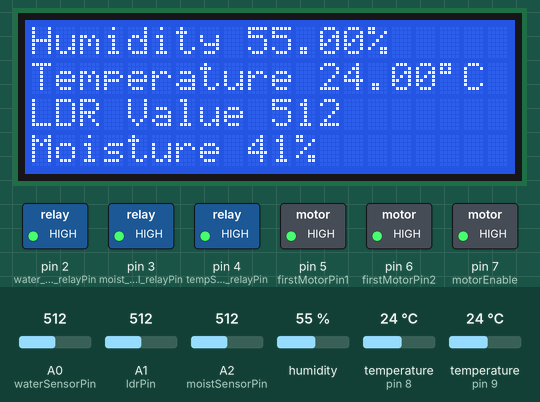
Bench run of a sketch on a simulated Arduino Uno, built with avr-gcc and run on an emulated ATmega328P. On the bench: 20×4 character LCD, switched loads named in the sketch (green lamp = pin HIGH). The test bench sets the inputs (shaded band); at power-on: temperature (sensors on pin 8, pin 9) 24 °C, A1 (ldrPin) = 512, A2 (moistSensorPin) = 512, A0 (waterSensorPin) = 512, humidity 55 %. The modem accepts every AT command (registered, SIM ready, sends succeed) and sends nothing else; what the sketch prints to the serial monitor is not drawn.

Above: at 5.8 s.
5.9 s: temperature (sensor on pin 8) set to 1 °C
At 7.5 s:
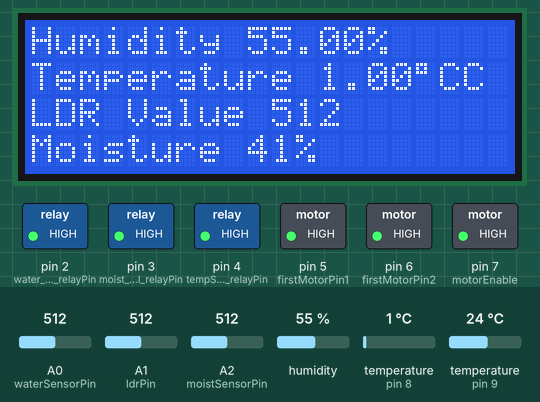
8.6 s: A1 (ldrPin) set to 111
At 12.2 s:
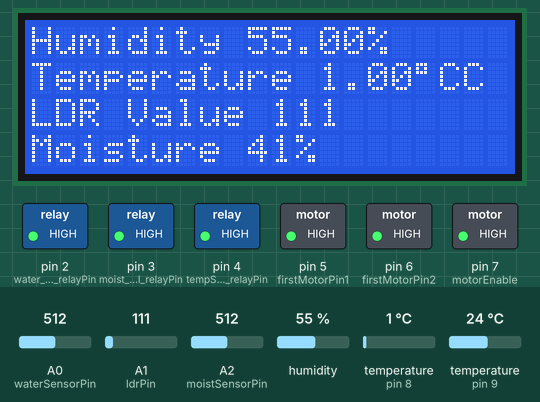
12.5 s: A1 (ldrPin) set to 93
At 14.8 s:
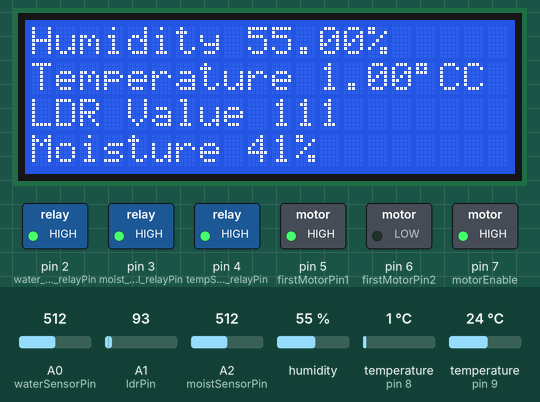
18.6 s: A2 (moistSensorPin) set to 568
At 20.3 s:
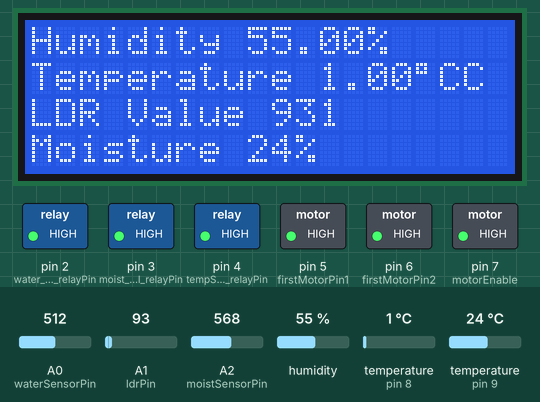
21.3 s: A2 (moistSensorPin) set to 601
At 24.9 s:
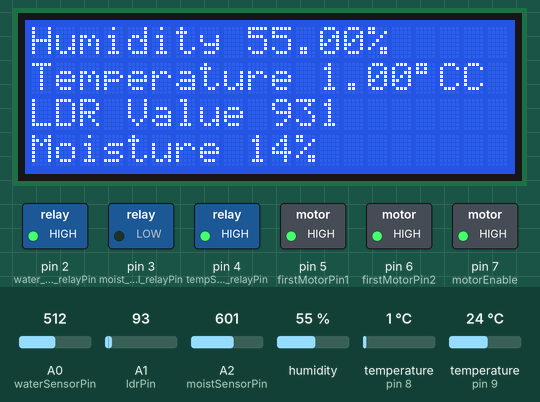
25.2 s: temperature (sensor on pin 9) set to 34.4 °C
26.8 s: temperature (sensor on pin 9) set to 35.7 °C
At 27.9 s:
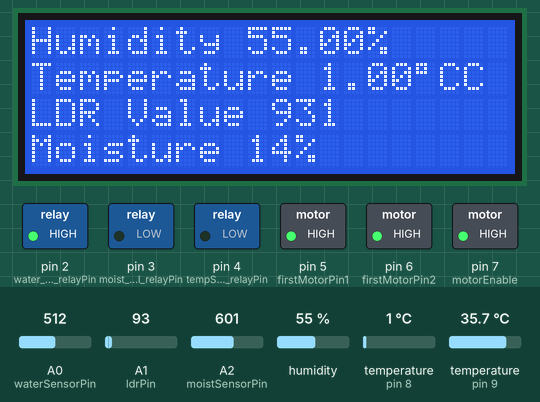
Timing chart, 0 to 29.8 s (numbered marks = the images above; inputs shaded):
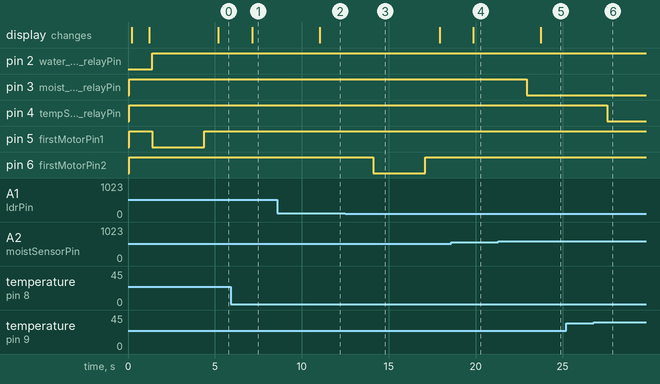

The sketch:

sketch_may24i.ino
```cpp
#include <DHT.h>                //DHT Library
#include <LiquidCrystal_I2C.h>  //Libraries
#include <Wire.h>
#include <OneWire.h>  //DS18B20 Library
#include <DallasTemperature.h>

#include <SoftwareSerial.h>
#define RX 10
#define TX 11
String AP = "ZN";                 // AP NAME
String PASS = "zanar123";         // AP PASSWORD
String API = "AXG6EOLR9UR9D9LF";  // Write API KEY
String HOST = "api.thingspeak.com";
String PORT = "80";
String field = "field1";
int countTrueCommand;
int countTimeCommand;
boolean found = false;
int valSensor = 1;
SoftwareSerial esp8266(RX, TX);


#define DHTPIN 8
#define DHTTYPE DHT22
DHT dht(DHTPIN, DHTTYPE);


// Data wire is plugged into digital pin 9 on the Arduino
#define ONE_WIRE_BUS 9


LiquidCrystal_I2C lcd(0x27, 20, 4);  //LCD Display Configuration


const int waterSensorPin = A0;
const int moistSensorPin = A2;
const int water_level_relayPin = 2;
const int moist_level_relayPin = 3;
const int tempSens_relayPin = 4;

const int ldrPin = A1;        // LDR sensor connected to analog pin A1
const int firstMotorPin1 = 5;  // First Motor control pin connected to digital pin 2
const int firstMotorPin2 = 6;
const int motorEnable = 7;           // Second Motor control pin connected to digital pin 3
const int onThreshold = 400;         // Threshold value to turn on the Motor
const int offThreshold = 100;        // Threshold value to turn off the Motor
const int firstMotorOnTime = 3000;   // Time (in milliseconds) to keep the first Motor on
const int secondMotorOnTime = 3000;  // Time (in milliseconds) to keep the second Motor on

bool isFirstMotorOn = false;  // Track the status of the first Motor


const int waterThreshold = 300;
const int moistDry = 645;  // value for dry sensor
const int moistWet = 320;  // value for wet sensor

// Setup a oneWire instance to communicate with any OneWire device
OneWire oneWire(ONE_WIRE_BUS);
// Pass oneWire reference to DallasTemperature library
DallasTemperature sensors(&oneWire);


bool tempconditionMet = false;
unsigned long startTime = 0;
const unsigned long relayDuration = 120000;  // 2 minutes in milliseconds


void setup() {

  Serial.begin(9600);
  esp8266.begin(115200);
  sendCommand("AT", 5, "OK");
  sendCommand("AT+CWMODE=1", 5, "OK");
  sendCommand("AT+CWJAP=\"" + AP + "\",\"" + PASS + "\"", 20, "OK");
  dht.begin();

  pinMode(waterSensorPin, INPUT);

  sensors.begin();  // Start up the library
  pinMode(water_level_relayPin, OUTPUT);
  digitalWrite(water_level_relayPin, LOW);

  pinMode(moist_level_relayPin, OUTPUT);
  digitalWrite(moist_level_relayPin, HIGH);

  pinMode(tempSens_relayPin, OUTPUT);
  digitalWrite(tempSens_relayPin, HIGH);


  pinMode(firstMotorPin1, OUTPUT);  // Set first Motor pin as output
  pinMode(firstMotorPin2, OUTPUT);
  pinMode(motorEnable, OUTPUT);        // Set second Motor pin as output
  digitalWrite(firstMotorPin1, HIGH);   // Initially turn off the first Motor
  digitalWrite(firstMotorPin2, HIGH);  // Initially turn off the second Motor
  Serial.begin(9600);                  // Initialize serial communication (for debugging, if needed)
  analogWrite(motorEnable, 130);

  lcd.init();
  lcd.backlight();
  lcd.begin(20, 4);
  lcd.setCursor(1, 0);
  lcd.print("Rooftop Greenhouse");
  lcd.setCursor(7, 1);
  lcd.print("System");
  delay(1000);
  lcd.clear();
}

void loop() {

  valSensor = getSensorData();
  String getData = "GET /update?api_key=" + API + "&" + field + "=" + String(valSensor);
  sendCommand("AT+CIPMUX=1", 5, "OK");
  sendCommand("AT+CIPSTART=0,\"TCP\",\"" + HOST + "\"," + PORT, 15, "OK");
  sendCommand("AT+CIPSEND=0," + String(getData.length() + 4), 4, ">");
  esp8266.println(getData);

  countTrueCommand++;
  sendCommand("AT+CIPCLOSE=0", 5, "OK");


  int waterLevel = analogRead(waterSensorPin);

  static unsigned long lastOffTime = 0;
  unsigned long currentTime = millis();
  unsigned long delayTime = 60000;  // Delay in milliseconds (e.g., 60000 = 1 minute)

  if (waterLevel > waterThreshold) {
    digitalWrite(water_level_relayPin, HIGH);
    lastOffTime = currentTime;  // Update the lastOffTime variable
  } else {
    // Check if enough time has passed since the relay was turned off
    if (digitalRead(water_level_relayPin) == HIGH && currentTime - lastOffTime >= delayTime) {
      digitalWrite(water_level_relayPin, LOW);
    }
  }
  /*Serial.print("water level: ");
  Serial.println(waterLevel); */

  float humidity = dht.readHumidity();
  float temperature = dht.readTemperature();


  int moistsensorVal = analogRead(moistSensorPin);
  int percentageMoist = map(moistsensorVal, moistWet, moistDry, 100, 0);

  if (percentageMoist < 20) {

    digitalWrite(moist_level_relayPin, LOW);
  }
  if (percentageMoist >= 80) {
    digitalWrite(moist_level_relayPin, HIGH);
  }

  int ldrValue = analogRead(ldrPin);  // Read the LDR sensor value

  if (ldrValue > onThreshold && !isFirstMotorOn)

  {
    digitalWrite(firstMotorPin1, LOW);   // Turn on the first Motor
    delay(firstMotorOnTime);            // Keep the first Motor on for the specified time
    digitalWrite(firstMotorPin1, HIGH);  // Turn off the first Motor
    isFirstMotorOn = true;              // Set the flag to indicate that the first Motor is turned on
  }

  if (ldrValue < offThreshold && isFirstMotorOn)

  {
    digitalWrite(firstMotorPin2, LOW);   // Turn on the second Motor
    delay(secondMotorOnTime);            // Keep the second Motor on for the specified time
    digitalWrite(firstMotorPin2, HIGH);  // Turn off the second Motor
    isFirstMotorOn = false;              // Reset the flag since the second Motor is turned on
  }


  //Serial.println(ldrValue);


  // Send the command to get temperatures
  sensors.requestTemperatures();

  // Read the temperature in Celsius
  float Floor_temperatureValue = sensors.getTempCByIndex(0);

  // Print the temperature value
  /*Serial.println("Temperature: ");
  Serial.print(Floor_temperatureValue);
  Serial.print((char)176);  // Show degrees character
  Serial.println("C  |  "); */

  if (Floor_temperatureValue > 35)  // 35 needs to be changed.
  {
    // Check if the relay needs to be turned on
    if (startTime == 0) {
      // Turn on the relay
      digitalWrite(tempSens_relayPin, LOW);
      startTime = millis();  // Start the timer
    }

    // Check if the relay duration has passed
    else if (millis() - startTime >= relayDuration) {
      // Turn off the relay
      digitalWrite(tempSens_relayPin, HIGH);

      // Reset the condition and start time
      tempconditionMet = false;
      startTime = 0;
    }
  }

  lcd.setCursor(0, 0);
  lcd.print("Humidity ");
  lcd.print(humidity);
  lcd.print("%");

  lcd.setCursor(0, 1);
  lcd.print("Temperature ");
  lcd.print(temperature);
  lcd.print((char)223);
  lcd.print("C");

  lcd.setCursor(0, 2);
  lcd.print("LDR Value ");
  lcd.print(ldrValue);

  lcd.setCursor(0, 3);
  lcd.print("Moisture ");
  lcd.print(percentageMoist);
  lcd.print("%");
  /*
  lcd.setCursor(3, 8);
  lcd.print("T");
  lcd.print(Floor_temperatureValue);


  //lcd.setCursor(0, 1);
  //lcd.print("Soil_Moist:");
  // lcd.print(percentageMoist);
*/


  delay(1000);
}
int getSensorData() {
  float humidity = dht.readHumidity();
  return humidity;
}


void sendCommand(String command, int maxTime, char readReplay[]) {
  Serial.print(countTrueCommand);
  Serial.print(". at command => ");
  Serial.print(command);
  Serial.print(" ");
  while (countTimeCommand < (maxTime * 1)) {
    esp8266.println(command);      //at+cipsend
    if (esp8266.find(readReplay))  //ok
    {
      found = true;
      break;
    }

    countTimeCommand++;
  }

  if (found == true) {
    Serial.println("OYI");
    countTrueCommand++;
    countTimeCommand = 0;
  }

  if (found == false) {
    Serial.println("Fail");
    countTrueCommand = 0;
    countTimeCommand = 0;
  }

  found = false;
}
```

Measured:
- the behaviour switches between 100 and 99 on A1 (ldrPin) (found by bisection; images 2 and 3)
- the behaviour switches between 583 and 584 on A2 (moistSensorPin) (found by bisection; images 4 and 5)
- the behaviour switches between 35 and 35.1 °C on temperature (sensor on pin 9) (found by bisection; images 5 and 6)
- after the input at 5.9 s, the display: changes after 1.2 s (image 1)
- after the input at 8.6 s, the display: changes after 2.4 s (image 2)
- after the input at 12.5 s, pin 6 (firstMotorPin2): HIGH → LOW after 1.6 s, → HIGH 3.0 s later
- after the input at 18.6 s, the display: changes after 1.3 s (image 4)
- after the input at 21.3 s, pin 3 (moist_level_relayPin): HIGH → LOW after 1.6 s; the display: changes after 2.5 s (image 5)
- after the input at 25.2 s, every drawn part: stays the same
- after the input at 26.8 s, pin 4 (tempSens_relayPin): HIGH → LOW after 0.78 s
